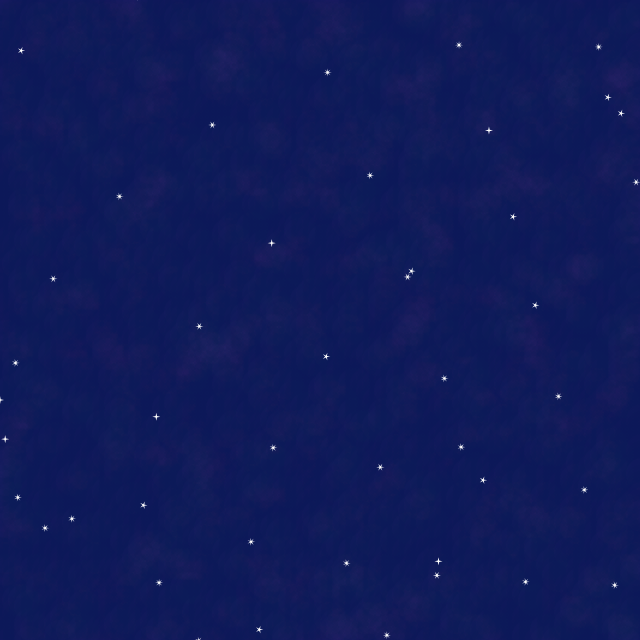
Frame 1 (no input)
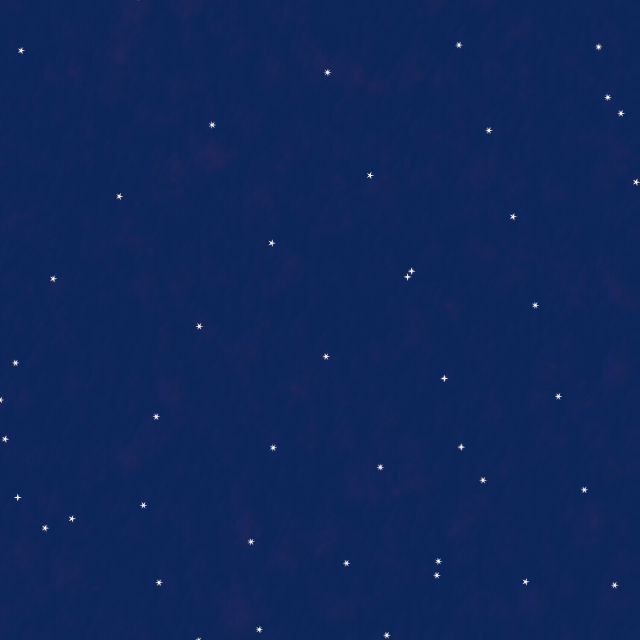
Frame 60 (the mouse pressed at the canvas centre just before this capture)
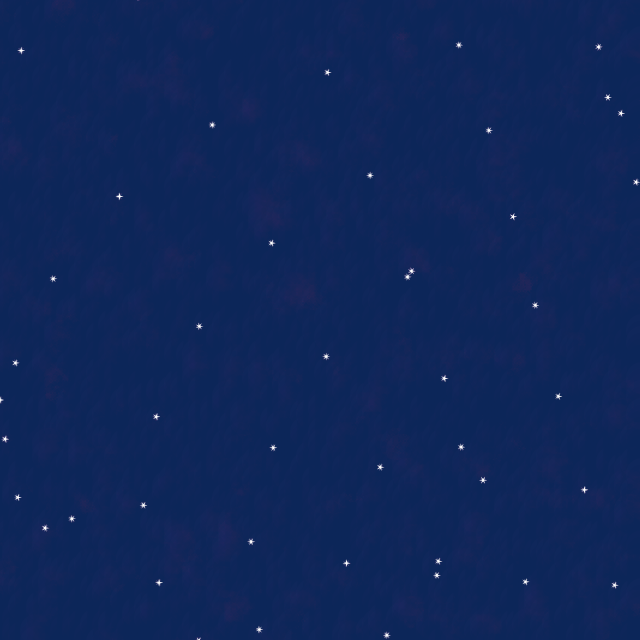
Frame 120 (the mouse held since frame 60 and released just before this capture)

The Processing sketch that drew these frames (run headless with seeded random() and noise(); from frame 60 on, the mouse is pressed at the canvas centre):

// Processing sketch: build
// ── build.pde
int num_bg_stars = 250;
int old_x = 0;
int old_y = 0;

color[] sky = {#001848, #001848, #001848, #301860, #001848, #483078};

void setup() {
  size(640, 640);
  background(#131862);
  noStroke();
  smooth();
	
}

void draw() {
	noStroke();
	// textured night sky
  	for (int i = 0; i < width+width/100; i+=width/100) {
  		for (int j = 0; j < height+height/100; j+=height/100) {
  			int bg_colour = round(random(0,5));
  			fill(#ffffff);
		  	fill(sky[bg_colour], 10);
	  		pushMatrix();
	  		translate(i, j);
	  		ellipse(0, 0, width/20, height/20);
	  		popMatrix();
  		}
  	}

  // background stars
 	for (int i = 0; i < num_bg_stars; i+=1) {
  		fill(#ffffff);
	  	float x_bg_star = sqrt(i)*75+400*sin(i);
	  	float y_bg_star = sqrt(i)*55+400*cos(i);

	  	pushMatrix();
	  	translate(x_bg_star, y_bg_star);
	  	int points = round(random(4,8)); // twinkly effect
	  	star(0, 0, 1, 4, points); 
	  	popMatrix();
	}

  	int new_x = mouseX;
  	int new_y = mouseY;
	// allow for it being still
	if (new_x < old_x+50 & new_x > old_x-50) {
		
	} else {
		// draw the star and the trail
  		fill(#ffffff);
		star(mouseX, mouseY, 5, 20, 8); 
		stroke(#ffffff, 70);
		line(old_x, old_y, new_x, new_y);
		line(old_x+30, old_y, new_x, new_y);
		line(old_x-30, old_y, new_x, new_y);
		line(old_x+10, old_y+10, new_x, new_y);
		line(old_x-10, old_y-10, new_x, new_y);
		line(old_x+20, old_y+20, new_x, new_y);
		line(old_x-20, old_y-20, new_x, new_y);
	}
	// need old x to draw the trail
	old_x = mouseX;
	old_y = mouseY;

}

void star(float x, float y, float radius1, float radius2, int npoints) {
  float angle = TWO_PI / npoints;
  float halfAngle = angle/2.0;
  beginShape();
  for (float a = 0; a < TWO_PI; a += angle) {
    float sx = x + cos(a) * radius2;
    float sy = y + sin(a) * radius2;
    vertex(sx, sy);
    sx = x + cos(a+halfAngle) * radius1;
    sy = y + sin(a+halfAngle) * radius1;
    vertex(sx, sy);
  }
  endShape(CLOSE);
}
